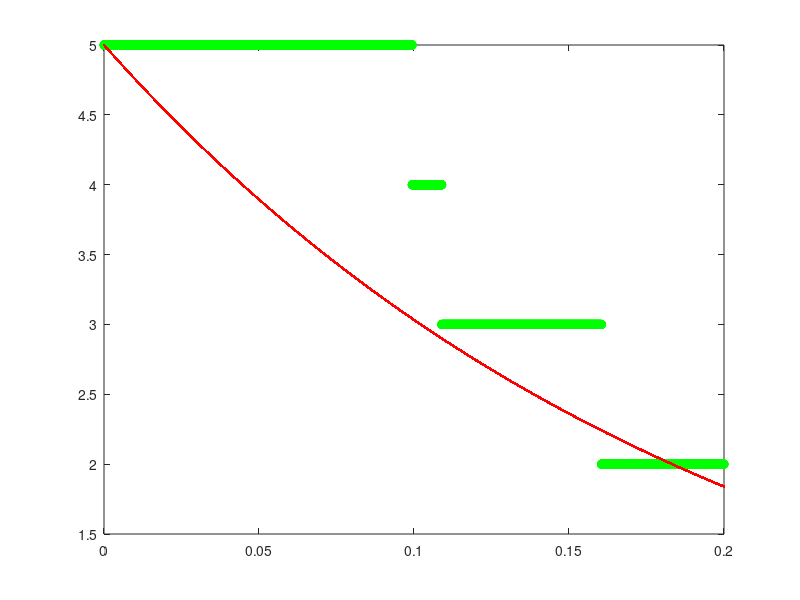

Here is the MATLAB script that generated this plot:
% programa de desarrollo del decaimiento radiactivo con el metodo
% montecarlo
lambda=input('Valor de la constante de desintegracion');
n=input('Vakir de nucleos iniciales');
dt=0.0001/lambda;
nt=zeros(10000,1); %nt que sostiene el resultado de MC
nta=zeros(10000,1);%MC del resultado analitico
tmax=10000*dt;
t=(0:dt:tmax)';
nta=n*exp(-lambda*t); % solucion analitica
nt(1)=n;
for i=2:10001
    random=rand(n,1);
    count=length(random(random<=0.0001));
    n=n-count;
    if (n<=0)
break;
    end
    nt(i)=n;
end
plot (t,nt,'og',t,nta,'.r');
title =('Decamiento radiactivo montecarlo')
xlabel=('Tiempo')
ylabel=('Numero de nucleos finales ')